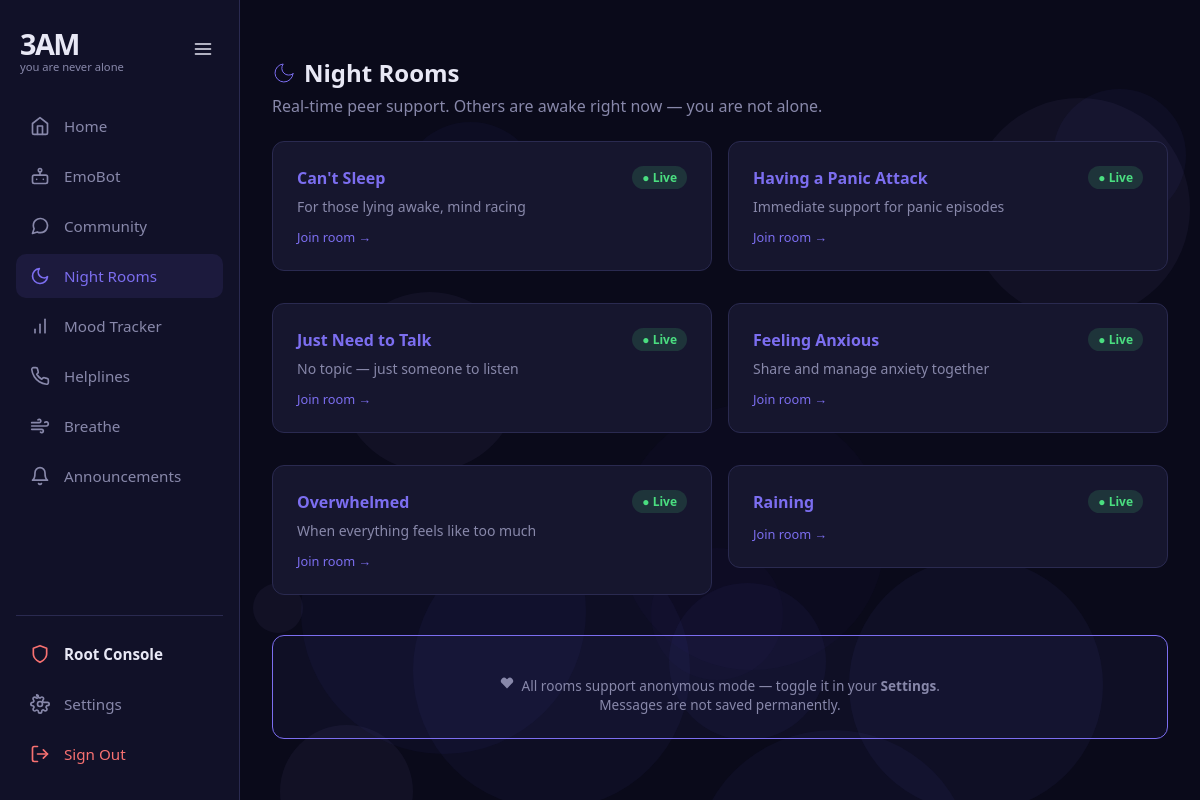
The page /chat (signed in) on the database its author committed.
### app/models.py (models this page shows)
class ChatRoom(db.Model):
    __tablename__ = "chat_rooms"
    id          = db.Column(db.Integer, primary_key=True)
    name        = db.Column(db.String(100), nullable=False)
    topic       = db.Column(db.String(50), nullable=False)
    description = db.Column(db.String(300), nullable=True)
    is_active   = db.Column(db.Boolean, default=True)

### app/routes/chat.py (the view)
@chat_bp.route("/chat")
@login_required
def chat_lobby():
    rooms = ChatRoom.query.filter_by(is_active=True).all()
    return render_template("chat_lobby.html", rooms=rooms)

### app/__init__.py (called while the page is built)
@login_manager.user_loader
def load_user(user_id):
    from app.models import User
    return User.query.get(int(user_id))

### app/templates/chat_lobby.html (shortened to what this page needs)
{% extends "base.html" %}
{% block content %}
  <h1 style="font-size:1.5rem; font-weight:700; margin-bottom:6px; display:flex; align-items:center; gap:8px;">
    <svg viewBox="0 0 24 24" fill="none" style="width:24px;height:24px;color:var(--purple);" stroke="currentColor" stroke-linecap="round" stroke-linejoin="round"><path d="M21 12.79A9 9 0 1 1 11.21 3 7 7 0 0 0 21 12.79z"></path></svg>
    Night Rooms
  </h1>
<p style="color:var(--muted); margin-bottom:24px;">
  Real-time peer support. Others are awake right now — you are not alone.
</p>
<div style="display:grid; grid-template-columns:1fr 1fr; gap:16px;">
  {% for room in rooms %}
  <a href="/chat/{{ room.id }}" style="text-decoration:none;">
    <div class="card room-card" style="cursor:pointer; transition:all 0.3s;">
      <div style="display:flex; justify-content:space-between;
                  align-items:center; margin-bottom:8px;">
        <div class="card-title" style="margin-bottom:0;">
          {{ room.name }}
        </div>
        <span style="background:rgba(74,222,128,0.15); color:var(--green);
                     padding:3px 10px; border-radius:99px; font-size:0.75rem;
                     font-weight:600;">
          ● Live
        </span>
      </div>
      <p style="color:var(--muted); font-size:0.875rem;">
        {{ room.description }}
      </p>
      <div style="margin-top:12px; font-size:0.8rem; color:var(--purple);">
        Join room →
      </div>
    </div>
  </a>
  {% endfor %}
</div>
<div class="card" style="margin-top:24px; border-color:var(--purple);
     background:rgba(124,110,240,0.05);">
    <p style="margin-top:16px; font-size:0.85rem; color:var(--muted); text-align:center;">
    All rooms support anonymous mode — toggle it in your <strong>Settings</strong>.<br>
    Messages are not saved permanently.
    </p>
</div>
{% endblock %}

### app/templates/base.html (style rules this page uses)
:root { --bg: #0a0a1a; --bg2: #111128; --card: #16162e; --border: #2a2a50; --purple: #7c6ef0; --purple2: #5b4fcf; --text: #e8e8f5; --muted: #8888aa; --green: #4ade80; --red: #f87171; --sidebar-width: 240px; --sidebar-collapsed-width: 80px; }
* { box-sizing: border-box; margin: 0; padding: 0; }
body { font-family: system-ui, sans-serif; background: var(--bg); color: var(--text); min-height: 100vh; display: flex; overflow-x: hidden; }
.card { background: var(--card); border: 1px solid var(--border); border-radius: 12px; padding: 24px; margin-bottom: 16px; }
.card-title { font-size: 1rem; font-weight: 700; color: var(--purple); margin-bottom: 12px; }

### rows shown on the page
ChatRoom: name "Can't Sleep", description "For those lying awake, mind racing"
ChatRoom: name "Having a Panic Attack", description "Immediate support for panic episodes"
ChatRoom: name "Just Need to Talk", description "No topic — just someone to listen"
ChatRoom: name "Feeling Anxious", description "Share and manage anxiety together"
ChatRoom: name "Overwhelmed", description "When everything feels like too much"
ChatRoom: name "Raining"
